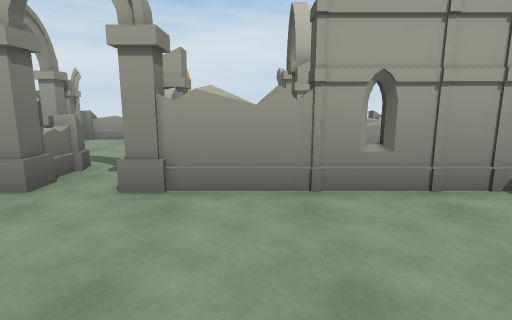
View 1 (above)

24 first-person views from a walk through a 3-D level made in the Unity game engine. The camera is 1.4 m above the floor, tilts 10° down and sees 80° across. The floor is counted in squares, 1 m on a side. Each view is taken from the middle of a square. On the plan, view 1 faces up. The plan holds only what a view shows up to about 14 squares ahead; the rest is blank. The place goes on beyond the plan. The player character is not drawn. Door leaves are left out, so doorways stand open.

View 2
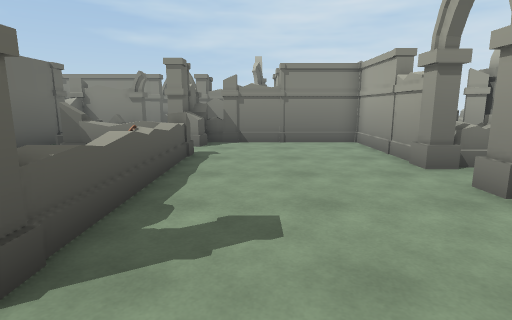

View 3
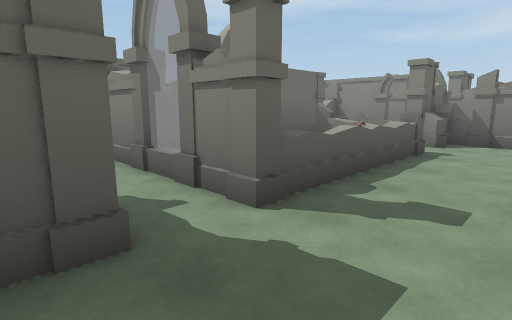

View 4
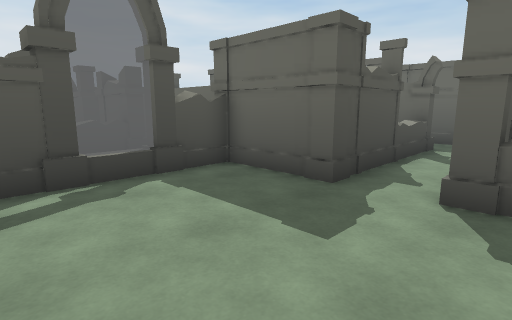

View 5
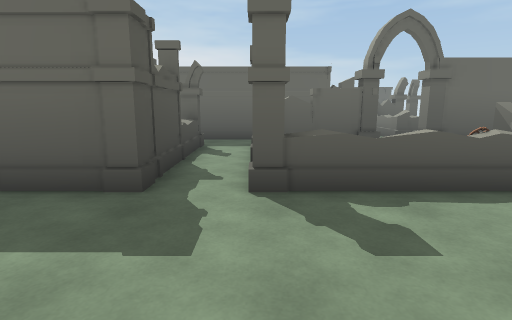

View 6
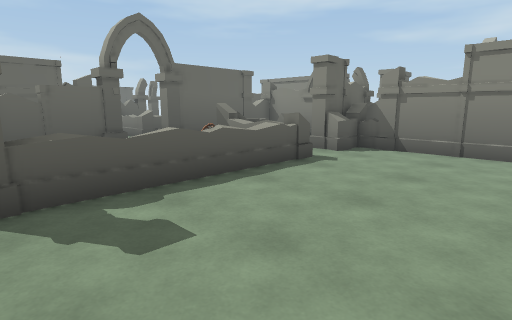

View 7
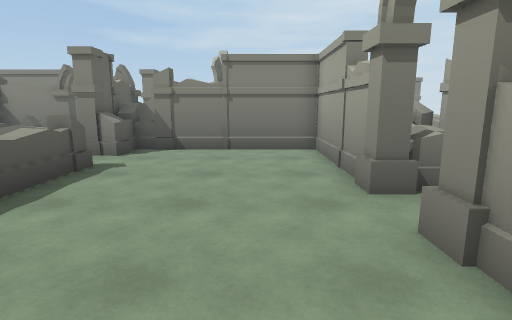

View 8
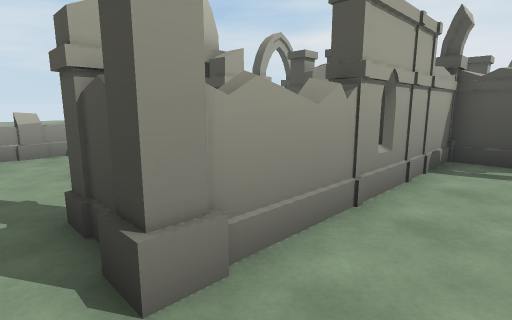

View 9
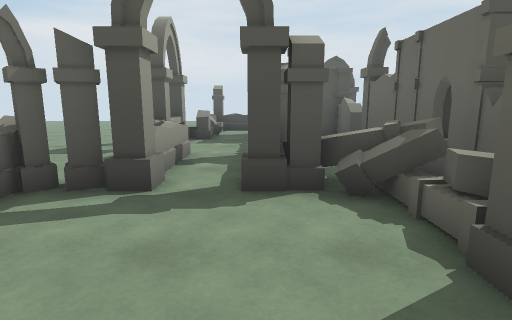

View 10
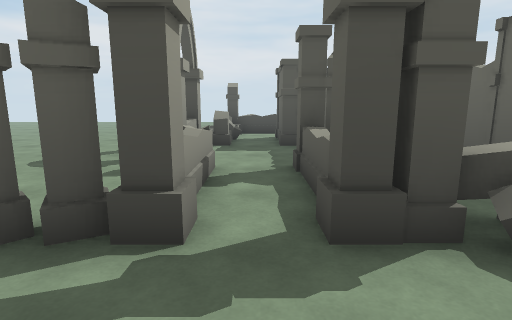

View 11
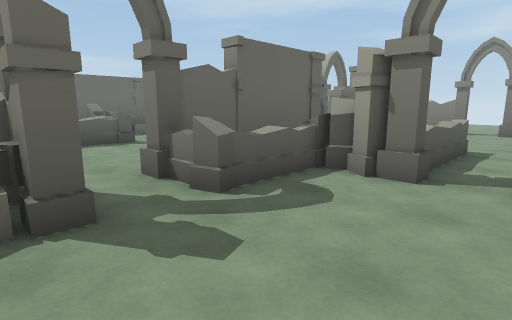

View 12
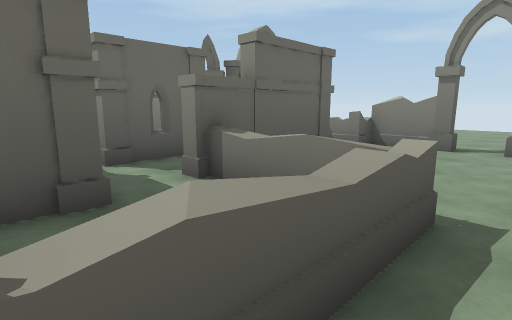

View 13
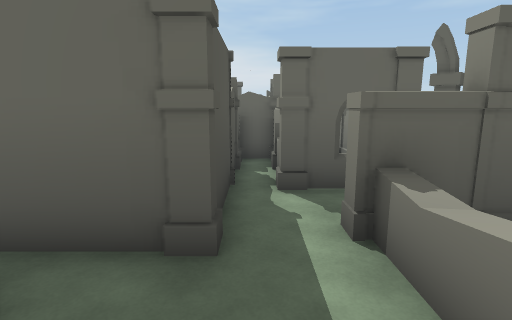

View 14
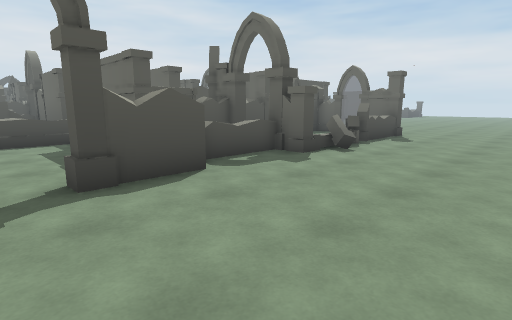

View 15
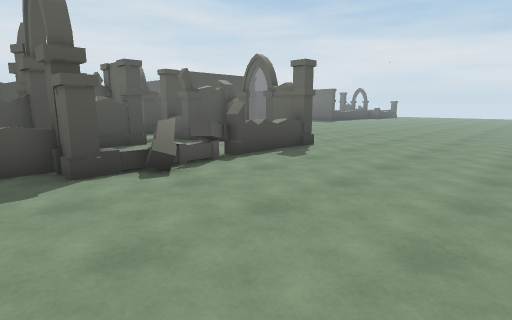

View 16
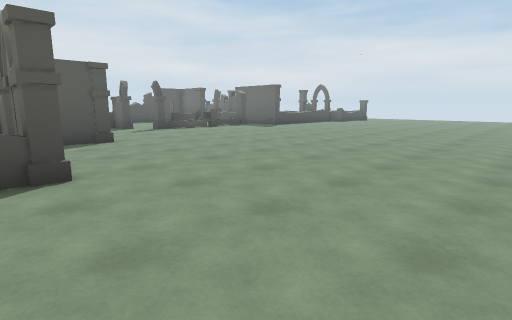

View 17
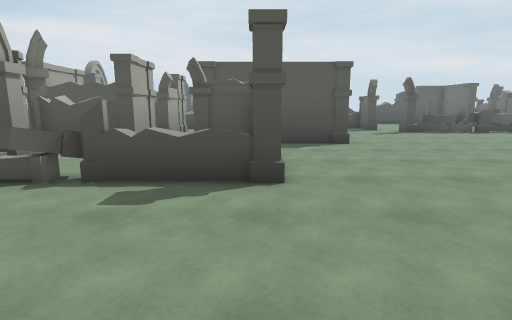

View 18
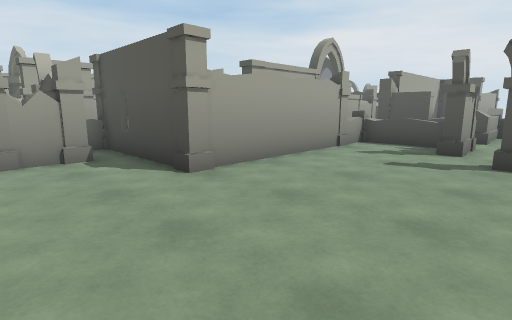

View 19
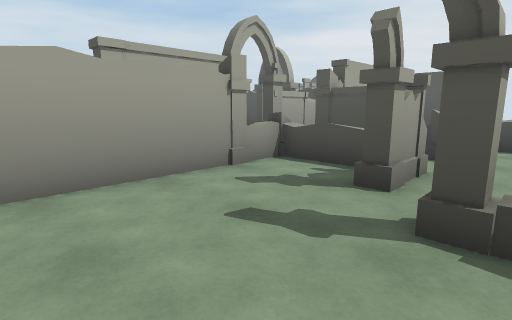

View 20
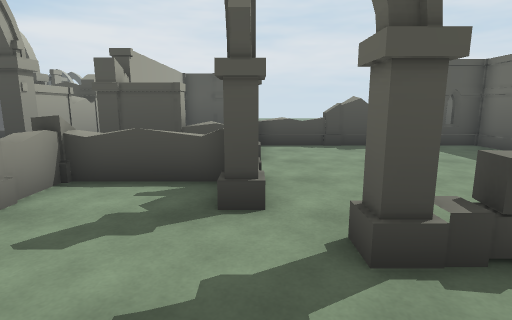

View 21
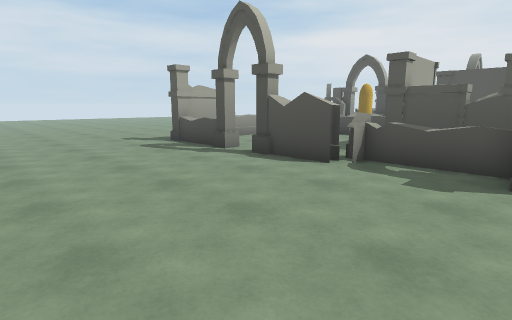

View 22
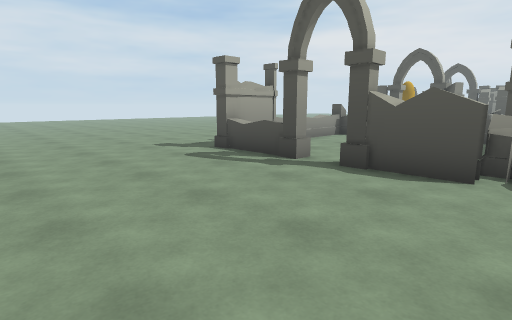

View 23
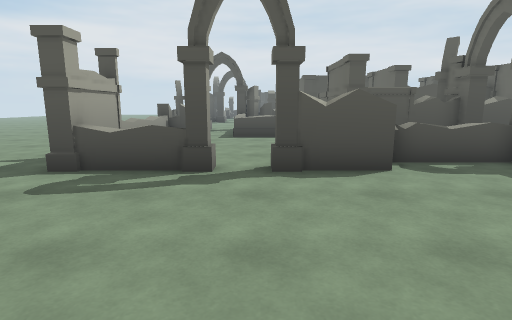

View 24
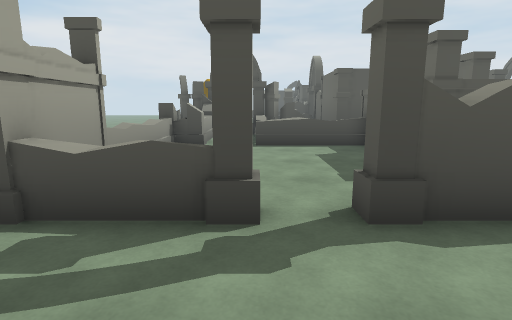

### Floor plan
Key: @ floor where view 1 was taken; # wall or solid block; . floor; / step, stairs or slope; D open door; = window, fence, low wall or low ledge; v drop or lower ground; C column; A arch; O other object.
Columns run from 26 left of view 1 to 16 right of it. Each row starts with its distance up from view 1.
 12  ......C##====C   CA..  ...CC. OA##A
 11  ......=......C#=OA#.......##===...COO
 10 .......O...........D.......D...........
  9 .......A......==///A.......A#OCC...C##C
  8 ..............=   CC.......CC.CC #
  7 .......#......=vvvCC=OC.C.OOO.
  6 .......#......=vvvvv  ADO# O.       #
  5 .......#C C####vvC####A.########A C#C
  4 ........= #   vvv#..............#
  3 ........O #   vvv#..............#
  2  .......# #  C#Cv#..............#
  1 .......C#CAA # =v#..............#   =
  0 ......O.  .# # CvC........@.....#   C#C C#O
 -1 ......OO...# # #vCC.C=OO=O#C.C##C       #
 -2 .......O. .C#C A##C.=  =   #.#
 -3 .......C.   ..      =      #.#
 -4  ......=...C#C A O OC      #.#
 -5 .......=   #.# #OOO        #.=
 -6  ......C###C.# #           #.=
 -7 .............# C#C###A A###C.A#O
 -8 .............#             ...
 -9 .............C#####C=C C ######O
-10 .....................O #
-11 .....................= #
-12  ....................O =
-13  ..................A#C.C==C
-14  .................A.......=
-15  .................A.......O

Positions as (right, up) in squares from view 1, and headings:
1: (0, 0), facing up
2: (3, 1), facing left
3: (4, 2), facing down-left
4: (0, 4), facing down-right
5: (1, 4), facing down
6: (1, 4), facing down-left
7: (1, 3), facing left
8: (-3, 3), facing up-right
9: (-4, 9), facing right
10: (-2, 10), facing right
11: (-1, 11), facing down-left
12: (-8, 10), facing down-left
13: (-10, 9), facing down
14: (-25, 9), facing down-right
15: (-26, 3), facing down-right
16: (-26, -5), facing down-right
17: (-25, -6), facing right
18: (-17, -15), facing up-right
19: (-12, -15), facing up-right
20: (-11, -13), facing right
21: (-26, 1), facing up-right
22: (-26, 4), facing up-right
23: (-26, 8), facing right
24: (-23, 9), facing right
